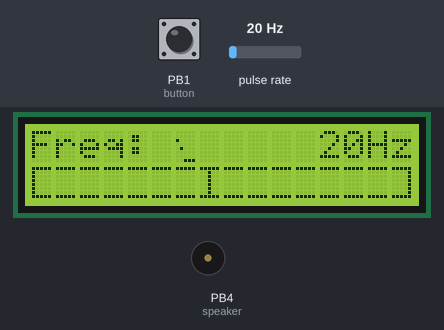
This sketch was run on a simulated ATtiny85, built with avr-gcc and run on an emulated ATtiny85. Shown: 16×2 character LCD, buzzer (waves = sounding). Wiring (inferred from the names in the program): pulse sensor: data PB3. Inputs (shaded band) come from the test bench; at power-on: pulse rate 20 Hz, PB1 (button) HIGH. EEPROM starts erased.

Above: at 1.3 s.
1.4 s: pulse rate (sensor on PB3) set to 2 Hz
At 1.91 s:
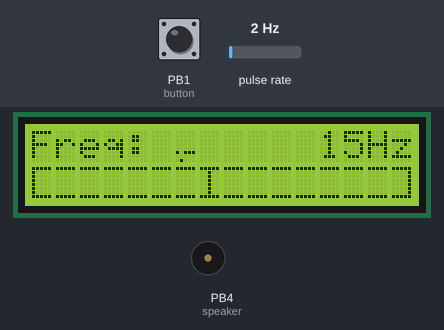
3.2 s: pulse rate (sensor on PB3) set to 0 Hz
At 4.5 s:
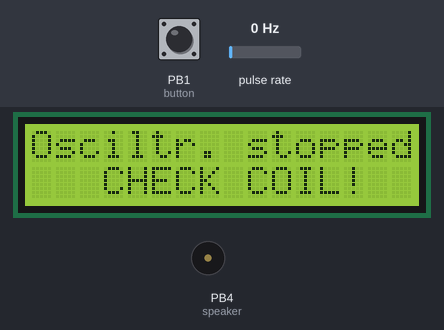
5.5 s: PB1 (button) pulled LOW for 0.15 s
At 6.4 s:
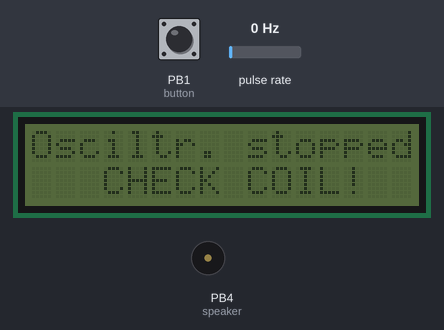
7.1 s: pulse rate (sensor on PB3) set to 4 Hz
At 7.69 s:
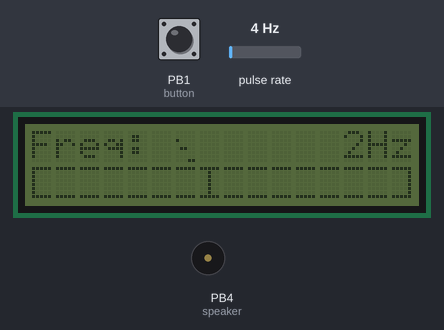
9.5 s: PB1 (button) pulled LOW for 1 s
At 11.1 s:
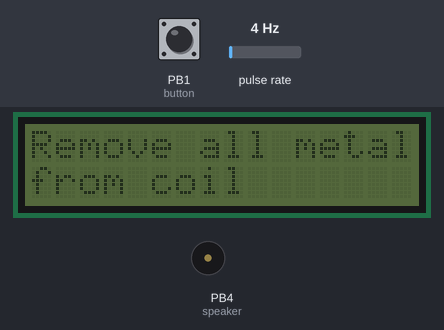
12.1 s: PB1 (button) pulsed LOW 5 times (0.12 s each, 0.3 s apart)
At 13.7 s:
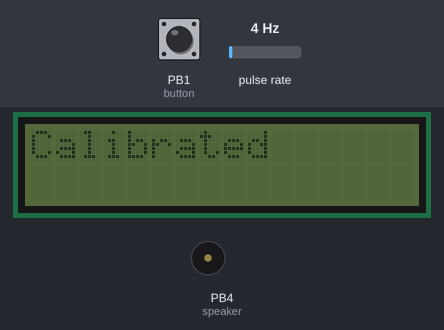
Timing chart, 0 to 16.8 s (numbered marks = the images above; inputs shaded):
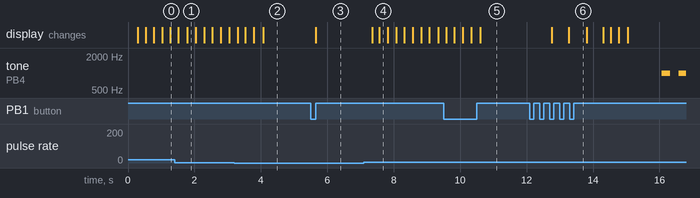

The sketch:

metal_detector.ino
```cpp
//Compiled with ATtinyCore (ATtiny85, 16mHz PLL)

#include <LiquidCrystal_I2C.h>
#include <avr/interrupt.h>
#include <avr/wdt.h>
#include <EEPROM.h>
#include "gfx.h"

#define SHORT_CLICK_TIME 50  //minimum time for a short click to register
#define LONG_CLICK_TIME 500

uint32_t pulse_array[32] = { 0 };  //ring buffer of latest pulselengths, reduce length to 16 if you are dealing with freqs below 30 or so hz
constexpr uint8_t pulse_array_length = sizeof(pulse_array) / sizeof(pulse_array[0]);
uint8_t pulse_array_next = 0;
uint32_t last_pulse_micros = 0;  //
uint32_t last_pulse_millis = 0;
uint8_t beep_flag = 2;  // 0 or 1 mean beep, 2 means off, 3 means passthru

uint16_t freq_array[5] = { 0 };  //slow array for graph
constexpr uint8_t freq_array_length = sizeof(freq_array) / sizeof(freq_array[0]);
uint8_t freq_array_next = 0;

LiquidCrystal_I2C lcd(0x27, 16, 2);

struct cal_data_s {
  float pulses_air = 0;
  float pulses_iron = 0;
} cal_data;

ISR(PCINT0_vect) {
  pulse_array[pulse_array_next] = micros() - last_pulse_micros;  //save pulse length in us
  last_pulse_micros = micros();                                  //reset last pulse time
  last_pulse_millis = millis();
  pulse_array_next++;                      //select next position
  pulse_array_next %= pulse_array_length;  //limit to array length. no buffer overflows here

  //if (beep_flag == 3) PORTB &= (0xFF & (uint8_t(PINB && 0b00001000) << 4 /*out pin*/)); //set bit for beeper to bit of freq input
  //if (beep_flag == 3) digitalWrite(4, digitalRead(3));
}

float get_pulses() {
  uint32_t all_pulses = 0;
  for (uint8_t i = 0; i < pulse_array_length; i++) {  //add up all pulse lengths
    all_pulses += pulse_array[i];
  }

  return (double)all_pulses / (double)pulse_array_length;  //divide by number of measurements. now we have the average
}

float mapfloat(float x, float in_min, float in_max, float out_min, float out_max) { //the regulat map() from Arduino, but with floats
  return (x - in_min) * (out_max - out_min) / (in_max - in_min) + out_min;
}

uint32_t last_btn_down = 0;
bool btn_was_down = false;
/*
* get button presses. must be called frequently
* 0 -> no press
* 1 -> currently held
* 2 -> was short clicked
* 3 -> was long clicked
*/
uint8_t get_btn() {
  if (!digitalRead(1)) {
    if (!btn_was_down) {
      last_btn_down = millis();
      btn_was_down = true;
    }
    return 1;
  } else {
    if (btn_was_down) {
      btn_was_down = false;
      if (millis() - last_btn_down > LONG_CLICK_TIME) return 3;
      else if (millis() - last_btn_down > SHORT_CLICK_TIME) return 2;
    }
    return 0;
  }
}

void setup() {
  wdt_enable(WDTO_8S);
  pinMode(1, INPUT_PULLUP);  //button
  pinMode(3, INPUT_PULLUP);  //freq
  pinMode(4, OUTPUT);        //speaker

  lcd.init();
  Wire.setClock(400000);
  lcd.createChar(1, gfx_pb_l0);
  lcd.createChar(2, gfx_pb_l1);
  lcd.createChar(3, gfx_pb_m0);
  lcd.createChar(4, gfx_pb_m1);
  lcd.createChar(5, gfx_pb_r0);
  lcd.createChar(6, gfx_pb_r1);
  lcd.createChar(7, gfx_pb_c);
  lcd.clear();
  lcd.home();
  lcd.print(F("Setting up..."));
  lcd.backlight();

  //freq measureing
  cli();
  //enable pin change int
  GIMSK |= (1 << PCIE);
  PCMSK |= (1 << PCINT3);
  sei();

  //do_cal();
  EEPROM.get(0, cal_data);
}

uint8_t cal_flag = 0;
void draw_display() {
  float pulse_length = get_pulses();

  if (cal_flag > 0) {
    beep_flag = 2;
    switch (cal_flag) {
      case 1:
        lcd.home();
        lcd.clear();
        lcd.print(F("Remove all metal"));
        lcd.setCursor(0, 1);
        lcd.print(F("from coil"));
        while (get_btn() < 2) wdt_reset();  //wait for button press
        cal_data.pulses_air = get_pulses();
        cal_flag = 2;
        break;

      case 3:
        lcd.home();
        lcd.clear();
        lcd.print(F("Add smallest obj."));
        lcd.setCursor(0, 1);
        lcd.print(F("to be detected"));
        while (get_btn() < 2) wdt_reset();  //wait for button press
        cal_data.pulses_iron = get_pulses();
        cal_flag = 4;
        break;

      case 5:
        lcd.home();
        lcd.clear();
        EEPROM.put(0, cal_data);
        lcd.print(F("Calibrated"));
        delay(500);
        cal_flag = 0;
        break;
    }
  }

  else {
    if (millis() - last_pulse_millis < 500) {

      //draw diagram in custom char 0/8
      freq_array[freq_array_next] = pulse_length;
      freq_array_next++;
      freq_array_next %= freq_array_length;

      byte graph_char[8] = { 0 };
      float highest_pulse = 0, lowest_pulse = 0;

      for (uint8_t i = 0; i < 5; i++) highest_pulse = max(highest_pulse, freq_array[i]);
      for (uint8_t i = 0; i < 5; i++) lowest_pulse = min(lowest_pulse, freq_array[i]);
      for (uint8_t col = 0; col < 5; col++) graph_char[max(min(round(mapfloat(freq_array[col], lowest_pulse, highest_pulse, 0, 7)), 7), 0)] |= (1 << (4 - col));
      lcd.createChar(0, graph_char);


      //lcd.clear();
      lcd.home();

      char line1[17];
      //snprintf(row1, 17, "Freq: %8.3fHz", freq);
      snprintf(line1, 17, "Freq: \x08 %6luHz", uint32_t((float)1000000 / (pulse_length * (float)2)));  //calculate freq in centi Hz from microsecond value of half period
      lcd.print(line1);

      lcd.setCursor(0, 1);
      uint8_t bars = max(min(map(pulse_length, cal_data.pulses_air, cal_data.pulses_iron - (cal_data.pulses_air - cal_data.pulses_iron), 0, 16), 16), 0);
      for (uint8_t i = 1; i <= 16; i++) {
        if (i > bars) switch (i) {
            default: lcd.write(3); break;
            case 1: lcd.write(1); break;
            case 8: lcd.write(7); break;
            case 16: lcd.write(5); break;
          }
        else switch (i) {
            default: lcd.write(4); break;
            case 1: lcd.write(2); break;
            case 16: lcd.write(6); break;
          }
      }

      if (beep_flag != 3) {  //if passthru disabled
        /*if (pulse_length < cal_data.pulses_iron) tone(4, 500); else noTone(4);*/
        if (pulse_length > cal_data.pulses_iron and beep_flag > 1) beep_flag = 1;  //turn beep on when it isnt already
        else beep_flag = 2;                                                        //turn beep off
      }
    } else {
      beep_flag = 2;  //turn beep off

      lcd.clear();
      lcd.home();
      lcd.print(F("Osciltr. stopped"));
      lcd.setCursor(0, 1);
      lcd.print(F("   CHECK COIL!  "));
    }
  }
}

void loop() {
  static uint32_t last_disp_update = 0;
  if (millis() - last_disp_update > 250) {
    last_disp_update = millis();
    draw_display();

    if (beep_flag < 2) {
      beep_flag &= 1;
      beep_flag ^= 1;  //toggle LSB by XOR with 1
    }

    switch (beep_flag) {
      case 0:
        tone(4, 1000);
        break;

      case 1:
      case 2:
        noTone(4);
        digitalWrite(4, LOW);
        break;
    }
  }

  static bool last_bl = false;
  uint8_t btn = get_btn();
  if (cal_flag > 0 and btn > 1) cal_flag += 1;  //next cal step
  else switch (btn) {
      case 2:
        //beep_flag = beep_flag == 3 ? 2 : 3;  //toggle between passthru and off
        //if (beep_flag == 3) noTone(4);

        last_bl ? lcd.backlight() : lcd.noBacklight();
        last_bl = !last_bl;
        break;
      case 3:
        cal_flag = 1;
        break;
    }

  wdt_reset();
}
```

gfx.h
```cpp
byte gfx_pb_l0[8] = {
	0b11111,
	0b10000,
	0b10000,
	0b10000,
	0b10000,
	0b10000,
	0b10000,
	0b11111
};

byte gfx_pb_l1[8] = {
	0b11111,
	0b10000,
	0b10111,
	0b10111,
	0b10111,
	0b10111,
	0b10000,
	0b11111
};

byte gfx_pb_r0[8] = {
	0b11111,
	0b00001,
	0b00001,
	0b00001,
	0b00001,
	0b00001,
	0b00001,
	0b11111
};

byte gfx_pb_r1[8] = {
	0b11111,
	0b00001,
	0b11101,
	0b11101,
	0b11101,
	0b11101,
	0b00001,
	0b11111
};

byte gfx_pb_m0[8] = {
	0b11111,
	0b00000,
	0b00000,
	0b00000,
	0b00000,
	0b00000,
	0b00000,
	0b11111
};

byte gfx_pb_m1[8] = {
	0b11111,
	0b00000,
	0b11111,
	0b11111,
	0b11111,
	0b11111,
	0b00000,
	0b11111
};

byte gfx_pb_c[8] = {
	0b11111,
	0b00100,
	0b00100,
	0b00100,
	0b00100,
	0b00100,
	0b00100,
	0b11111
};
```

Measured:
- the behaviour switches between 1 and 0 Hz on pulse rate (sensor on PB3) (found by bisection; images 1 and 2)
- after the input at 5.5 s, the display: changes after 0.15 s (image 3)
- after the input at 7.1 s, the display: first changes after 0.25 s (image 4 shows a later state)
- after the input at 9.5 s, the display: first differs from a run without the input after 1.1 s (image 5)
- after the input at 12.1 s, tone on PB4 (speaker): silent → 1000 Hz after 4.0 s, → silent 0.25 s later, → 1000 Hz 0.25 s later; the display: first changes after 0.66 s (image 6 shows a later state)
